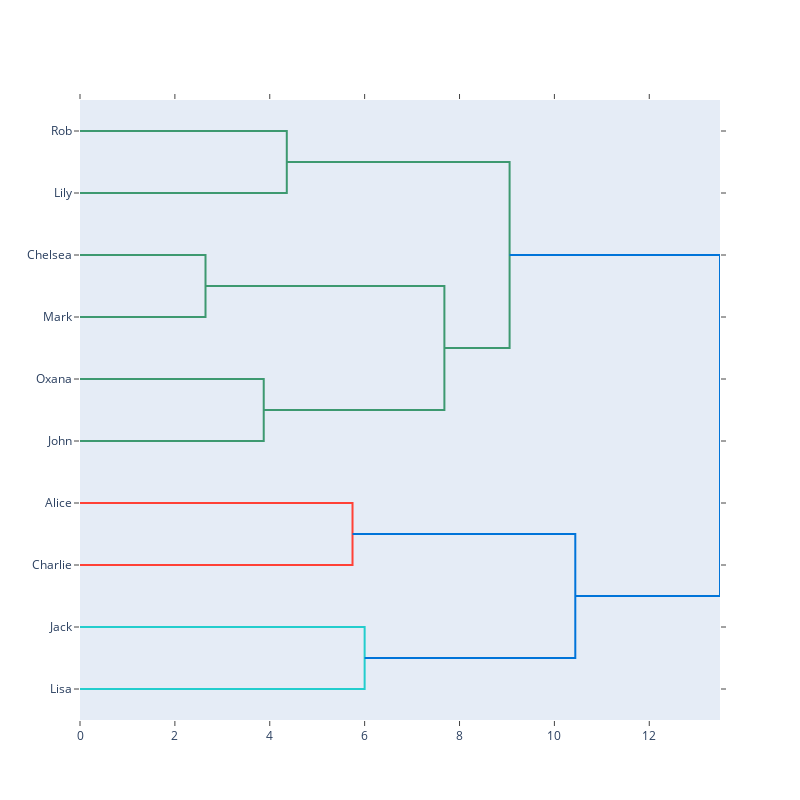

Notebook source saved alongside this figure:
### Code cell
import plotly.figure_factory as ff

import numpy as np

X = np.random.randint(0, 10, (10,4))
names = ['Jack', 'Oxana', 'John', 'Chelsea', 'Mark', 'Alice', 'Charlie', 'Rob', 'Lisa', 'Lily']
fig = ff.create_dendrogram(X, orientation='left', labels=names)
fig.update_layout(width=800, height=800)
fig.show()

### Figure 1 — Plotly figure (JSON) as saved in the notebook; plotly's stock layout.template omitted (floating-point values rounded to 4 significant figures)
{"data": [{"hoverinfo": "text", "marker": {"color": "rgb(61,153,112)"}, "mode": "lines", "type": "scatter", "x": [0, 4.359, 4.359, 0], "xaxis": "x", "y": [-5, -5, -15, -15], "yaxis": "y"}, {"hoverinfo": "text", "marker": {"color": "rgb(61,153,112)"}, "mode": "lines", "type": "scatter", "x": [0, 2.646, 2.646, 0], "xaxis": "x", "y": [-25, -25, -35, -35], "yaxis": "y"}, {"hoverinfo": "text", "marker": {"color": "rgb(61,153,112)"}, "mode": "lines", "type": "scatter", "x": [0, 3.873, 3.873, 0], "xaxis": "x", "y": [-45, -45, -55, -55], "yaxis": "y"}, {"hoverinfo": "text", "marker": {"color": "rgb(61,153,112)"}, "mode": "lines", "type": "scatter", "x": [2.646, 7.681, 7.681, 3.873], "xaxis": "x", "y": [-30, -30, -50, -50], "yaxis": "y"}, {"hoverinfo": "text", "marker": {"color": "rgb(61,153,112)"}, "mode": "lines", "type": "scatter", "x": [4.359, 9.055, 9.055, 7.681], "xaxis": "x", "y": [-10, -10, -40, -40], "yaxis": "y"}, {"hoverinfo": "text", "marker": {"color": "rgb(255,65,54)"}, "mode": "lines", "type": "scatter", "x": [0, 5.745, 5.745, 0], "xaxis": "x", "y": [-65, -65, -75, -75], "yaxis": "y"}, {"hoverinfo": "text", "marker": {"color": "rgb(35,205,205)"}, "mode": "lines", "type": "scatter", "x": [0, 6, 6, 0], "xaxis": "x", "y": [-85, -85, -95, -95], "yaxis": "y"}, {"hoverinfo": "text", "marker": {"color": "rgb(0,116,217)"}, "mode": "lines", "type": "scatter", "x": [5.745, 10.44, 10.44, 6], "xaxis": "x", "y": [-70, -70, -90, -90], "yaxis": "y"}, {"hoverinfo": "text", "marker": {"color": "rgb(0,116,217)"}, "mode": "lines", "type": "scatter", "x": [9.055, 13.49, 13.49, 10.44], "xaxis": "x", "y": [-25, -25, -80, -80], "yaxis": "y"}], "layout": {"autosize": false, "height": 800, "hovermode": "closest", "showlegend": false, "width": 800, "xaxis": {"autorange": true, "mirror": "allticks", "range": [0, 13.49], "rangemode": "tozero", "showgrid": false, "showline": true, "showticklabels": true, "ticks": "outside", "type": "linear", "zeroline": false}, "yaxis": {"autorange": true, "mirror": "allticks", "range": [-100, 0], "rangemode": "tozero", "showgrid": false, "showline": true, "showticklabels": true, "tickmode": "array", "ticks": "outside", "ticktext": ["Rob", "Lily", "Chelsea", "Mark", "Oxana", "John", "Alice", "Charlie", "Jack", "Lisa"], "tickvals": [-5, -15, -25, -35, -45, -55, -65, -75, -85, -95], "type": "linear", "zeroline": false}}}
